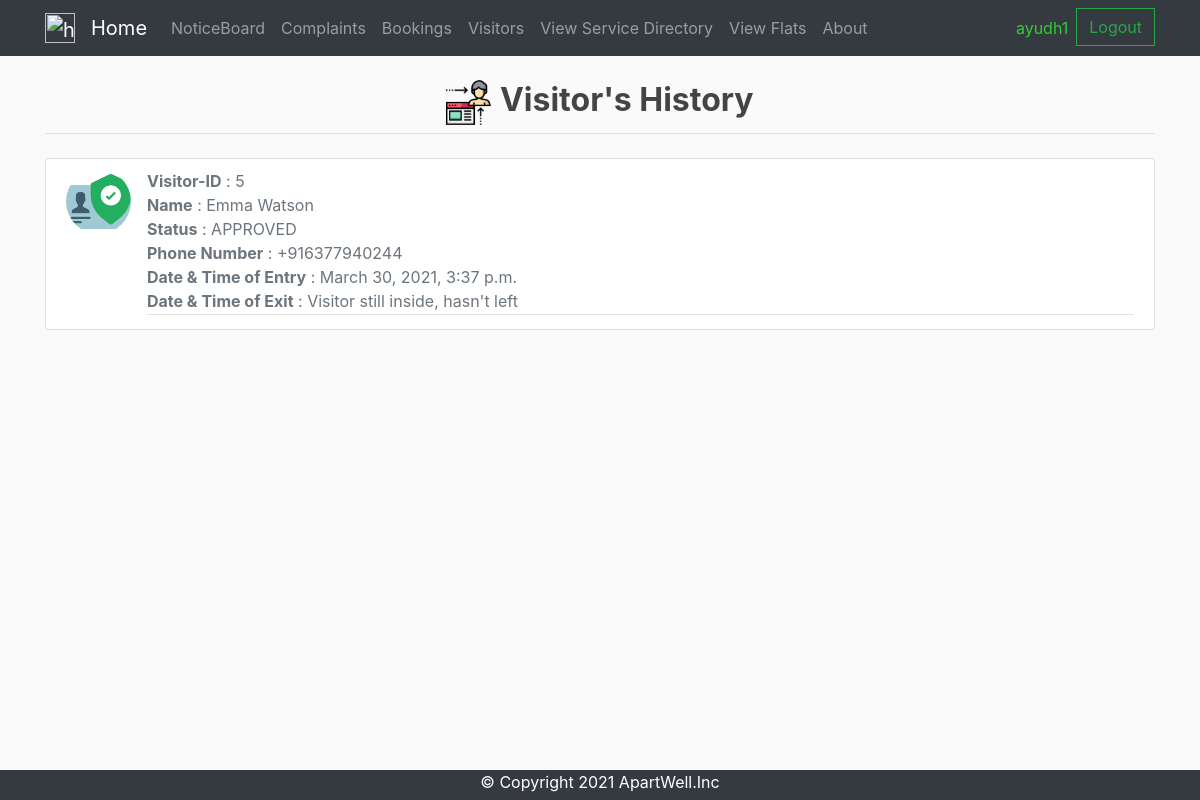
The app's page /visitors-display/ (signed in) with its own data.
### visitors/models.py (models this page shows, shortened)
class Visitor(models.Model) :
	WAITING = 'WAIT'
	APPROVED = 'APRV'
	REJECTED = 'REJC'
	status_choices = [
		(WAITING, 'WAITING FOR APPROVAL'),
		(APPROVED, 'APPROVED'),
		(REJECTED, 'REJECTED'),
	]
	visitor_id = models.AutoField(primary_key = True)
	user_id = models.ForeignKey(Resident,on_delete = models.CASCADE)
	fname = models.CharField(max_length = 20)
	lname = models.CharField(max_length = 20, null = True)
	status = models.CharField(max_length = 4,choices = status_choices, null = True)
	phone = PhoneNumberField(blank=True, help_text='Contact phone number')
	datetime_entry = models.DateTimeField(null = True)
	datetime_exit = models.DateTimeField(null = True)

### visitors/views.py (the view, shortened to what this page needs)
# urls.py: path('visitors-display/', views.visitors_display_view.as_view(), name='visitors_display'),
class visitors_display_view(generic.ListView) :
	model = Visitor
	template_name = 'visitors/visitors_display.html'
	context_object_name = 'visitors_list'
	def get_queryset(self) :
		user_id = self.request.user.id
		return Visitor.objects.filter(user_id__exact = user_id)
	def get_context_data(self, **kwargs):
	    context = super().get_context_data(**kwargs)
	    return context

### visitors/templates/visitors/visitors_display.html (shortened to what this page needs)
{% extends 'base.html' %}
{% load static %}
{% block content %}
<!DOCTYPE html>
<html>
  <head>
  	<link rel="stylesheet" href="{% static 'table.css' %}">
  </head>
  <body>
    <legend class = "border-bottom mb-4"><h2 class="text-center"><img  src="/static/visitor_disp.png" width = "45" height = "45" alt="home" /> <strong>Visitor's History</strong></h2></legend>
        {% if visitors_list %}
        {% for visitor in visitors_list %}
        <article class="media content-section">
        <img class = "rounded-circle article-img" src = "/static/visitor.png">
        <div class="media-body">
          <div class="article-metadata">
            <medium class="text-muted"><b>Visitor-ID</b> : {{ visitor.visitor_id }}</br></medium>
            <medium class="text-muted"><b>Name</b> : {{ visitor.fname }} {{visitor.lname }} </br></medium>
            {% if visitor.status %}
            <medium class="text-muted"><b>Status</b> : {{ visitor.get_status_display }}</br></medium>
            {% endif %}
            <medium class="text-muted"><b>Phone Number</b> : {{ visitor.phone }} </br></medium>
            <medium class="text-muted"><b>Date & Time of Entry</b> : {{ visitor.datetime_entry }}</br></medium>
            <medium class="text-muted"><b>Date & Time of Exit</b> :
            {% if visitor.datetime_exit %}
            {{ visitor.datetime_exit }}
            {% else %}
            Visitor still inside, hasn't left
            {% endif %}
            </br></medium>
          </div>
        </div>
        </article>
      {% endfor %}
      {% else %}
      <h3>There are no visitors :(</h3>
      {% endif %}
  </body>
</html>
{% endblock %}

### templates/base.html (shortened to what this page needs)
{% load static %}
<html>
<head>
	<link rel="stylesheet" href="https://stackpath.bootstrapcdn.com/bootstrap/4.4.1/css/bootstrap.min.css">
	<link rel="stylesheet" type="text/css" href="{% static 'main.css' %}">
</head>
<body>
<nav class="navbar navbar-expand-lg navbar-dark bg-dark">
	<div class="container">
	  <a class="navbar-brand" href="{% url 'home' %}"><img  src="/static/apartments.png" width = "30" height = "30" alt="home" /></a>
	  <a class="navbar-brand" href="{% url 'home' %}">Home</a>
	  <div class="collapse navbar-collapse" id="navbarSupportedContent">
	    <ul class="navbar-nav mr-auto">
	    					<a class="nav-item nav-link" href="{% url 'noticeboard_notice_list' %}">NoticeBoard</a>
				{% if user.is_authenticated %}
						{% if user.is_superuser%}
							<a class="nav-item nav-link" href="{% url 'complaints:admin-complaint' %}">Complaints</a>
							<a class="nav-item nav-link" href="{% url 'bookings:admin-booking' %}">Bookings</a>
							<li class="nav-item dropdown">
							 <a class="nav-link dropdown-toggle" href="#" id="navbarDropdown" role="button" data-toggle="dropdown" aria-haspopup="true" aria-expanded="false">
								 Add User
							 </a>
							 <div class="dropdown-menu" aria-labelledby="navbarDropdown">
								 <a class="dropdown-item" href="{% url 'accounts:signup_resident' %}">Resident</a>
								 <div class="dropdown-divider"></div>
								 <a class="dropdown-item" href="{% url 'accounts:signup_watchmen' %}">Watchmen</a>
							 </div>
						 	</li>
						 	<a class="nav-item nav-link" href="{% url 'buildings:main_view'%}">View</a>
						{% elif user.profile.type == 'D' %}
							<a class="nav-item nav-link" href="{% url 'visitors:visitors_watchman' %}">Visitor Entry</a>
           				{% else %}
					 		 <a class="nav-item nav-link" href="{% url 'complaints:complaints_display' %}">Complaints</a>
			 				 <a class="nav-item nav-link" href="{% url 'bookings:bookings_display' %}">Bookings</a>
			 				 <a class="nav-item nav-link" href="{% url 'visitors:visitors_display' %}">Visitors</a>
  		                     <a class="nav-item nav-link" href="{% url 'buildings:service_directory_details'%}">View Service Directory</a>
  		                     <a class="nav-item nav-link" href="{% url 'buildings:flat_details'%}">View Flats</a>
					 {% endif %}
			 {% endif %}
			 <a class="nav-item nav-link" href="{% url 'about' %}">About</a>
	    </ul>
			<div class="form-inline my-2 my-lg-0">
					{% if not user.is_authenticated %}
							<a href="{% url 'accounts:login_user' %}">
									<button class="btn btn-outline-success my-2 my-sm-0" type="button">Log In</button>
							</a>
							<!-- <a href="{% url 'accounts:signup_resident' %}">
									<button class="btn btn-outline-success my-2 my-sm-0 ml-2" type="button" >
											Sign Up
									</button>
							</a> -->
					{% else %}
					<div class="navbar-nav">
							{% if user.is_superuser  %}
											<a class="nav-item nav-link" href="#" >{{ user.username }}</a>
											<a href="{% url 'accounts:logout_user' %}">
													<button class="btn btn-outline-success my-2 my-sm-0" type="button">Logout</button>
											</a>
							{% else%}
								<a class="nav-item nav-link" href="{% url 'accounts:profile' %}" style="color: #32CD32">{{ user.username }}</a>
								<a href="{% url 'accounts:logout_user' %}">
									<button class="btn btn-outline-success my-2 my-sm-0" type="button">Logout</button>
								</a>
							{% endif %}
					</div>
					{% endif %}
			</div>
		</div>
	</div>
</nav>
		<div class="container">
            <br>
            {% block content %}
            {% endblock content %}
         </div>
</body>
<div class="footer">
  <p>&copy; Copyright 2021 ApartWell.Inc</p>
</div>
</html>

### assets/main.css (style rules this page uses)
body { background: #fafafa; color: #333333; margin-top: 0rem; }
h1, h2, h3, h4, h5, h6 { color: #444444; }
ul { margin: 0; }
.content-section { background: #ffffff; padding: 10px 20px; border: 1px solid #dddddd; border-radius: 3px; margin-bottom: 20px; }
.article-img { height: 65px; width: 65px; margin-right: 16px; }
.article-metadata { padding-bottom: 1px; margin-bottom: 4px; border-bottom: 1px solid #e3e3e3 }
.bg-dark { background-color: #2d2e2f;!important; }
.btn { border-radius: 0; }

### templates/base.html (style rules this page uses)
.footer { position: fixed; left: 0; bottom: -10px; width: 100%; background-color: #343a40; color: white; text-align: center; }

### records on screen
Visitor: visitor_id "5", fname "Emma", lname "Watson", status "APPROVED", phone "+916377940244", datetime_entry "March 30, 2021, 3:37 p.m.", shows "Visitor still inside, hasn't left"

### other values on screen
{{ user.username }} "ayudh1"
